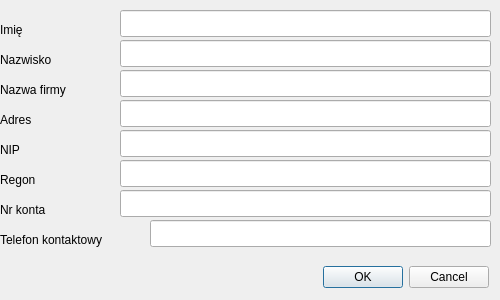
<?xml version="1.0" encoding="UTF-8"?>
<ui version="4.0">
 <class>Dodaj_Klienta</class>
 <widget class="QDialog" name="Dodaj_Klienta">
  <property name="geometry">
   <rect>
    <x>0</x>
    <y>0</y>
    <width>500</width>
    <height>300</height>
   </rect>
  </property>
  <property name="sizePolicy">
   <sizepolicy hsizetype="MinimumExpanding" vsizetype="MinimumExpanding">
    <horstretch>0</horstretch>
    <verstretch>0</verstretch>
   </sizepolicy>
  </property>
  <property name="minimumSize">
   <size>
    <width>500</width>
    <height>300</height>
   </size>
  </property>
  <property name="maximumSize">
   <size>
    <width>500</width>
    <height>300</height>
   </size>
  </property>
  <property name="windowTitle">
   <string>Dodaj klienta</string>
  </property>
  <property name="windowIcon">
   <iconset>
    <normaloff>ikonki/16x16/klienci.png</normaloff>ikonki/16x16/klienci.png</iconset>
  </property>
  <widget class="QLineEdit" name="Imie_lineEdit">
   <property name="geometry">
    <rect>
     <x>120</x>
     <y>10</y>
     <width>371</width>
     <height>27</height>
    </rect>
   </property>
  </widget>
  <widget class="QLineEdit" name="Nazwisko_lineedit">
   <property name="geometry">
    <rect>
     <x>120</x>
     <y>40</y>
     <width>371</width>
     <height>27</height>
    </rect>
   </property>
  </widget>
  <widget class="QLineEdit" name="Nazwa_Firmy_lineEdit">
   <property name="geometry">
    <rect>
     <x>120</x>
     <y>70</y>
     <width>371</width>
     <height>27</height>
    </rect>
   </property>
  </widget>
  <widget class="QLineEdit" name="Adres_lineEdit">
   <property name="geometry">
    <rect>
     <x>120</x>
     <y>100</y>
     <width>371</width>
     <height>27</height>
    </rect>
   </property>
  </widget>
  <widget class="QLineEdit" name="NIP_lineEdit">
   <property name="geometry">
    <rect>
     <x>120</x>
     <y>130</y>
     <width>371</width>
     <height>27</height>
    </rect>
   </property>
   <property name="alignment">
    <set>Qt::AlignLeading|Qt::AlignLeft|Qt::AlignVCenter</set>
   </property>
  </widget>
  <widget class="QLineEdit" name="Regon_lineEdit">
   <property name="geometry">
    <rect>
     <x>120</x>
     <y>160</y>
     <width>371</width>
     <height>27</height>
    </rect>
   </property>
  </widget>
  <widget class="QLineEdit" name="Nr_Konta_lineEdit">
   <property name="geometry">
    <rect>
     <x>120</x>
     <y>190</y>
     <width>371</width>
     <height>27</height>
    </rect>
   </property>
  </widget>
  <widget class="QLabel" name="Imie_label">
   <property name="geometry">
    <rect>
     <x>0</x>
     <y>20</y>
     <width>73</width>
     <height>19</height>
    </rect>
   </property>
   <property name="text">
    <string>Imię</string>
   </property>
  </widget>
  <widget class="QLabel" name="Nazwisko_label">
   <property name="geometry">
    <rect>
     <x>0</x>
     <y>50</y>
     <width>81</width>
     <height>19</height>
    </rect>
   </property>
   <property name="text">
    <string>Nazwisko</string>
   </property>
  </widget>
  <widget class="QLabel" name="Nazwa_Firmy_label">
   <property name="geometry">
    <rect>
     <x>0</x>
     <y>80</y>
     <width>101</width>
     <height>19</height>
    </rect>
   </property>
   <property name="text">
    <string>Nazwa firmy</string>
   </property>
  </widget>
  <widget class="QLabel" name="Adres_label">
   <property name="geometry">
    <rect>
     <x>0</x>
     <y>110</y>
     <width>121</width>
     <height>19</height>
    </rect>
   </property>
   <property name="text">
    <string>Adres</string>
   </property>
  </widget>
  <widget class="QLabel" name="NIP_label">
   <property name="geometry">
    <rect>
     <x>0</x>
     <y>140</y>
     <width>73</width>
     <height>19</height>
    </rect>
   </property>
   <property name="text">
    <string>NIP</string>
   </property>
  </widget>
  <widget class="QLabel" name="Regon_label">
   <property name="geometry">
    <rect>
     <x>0</x>
     <y>170</y>
     <width>73</width>
     <height>19</height>
    </rect>
   </property>
   <property name="text">
    <string>Regon</string>
   </property>
  </widget>
  <widget class="QLabel" name="Nr_Konta_label">
   <property name="geometry">
    <rect>
     <x>0</x>
     <y>200</y>
     <width>81</width>
     <height>19</height>
    </rect>
   </property>
   <property name="text">
    <string>Nr konta</string>
   </property>
  </widget>
  <widget class="QDialogButtonBox" name="buttonBox">
   <property name="geometry">
    <rect>
     <x>300</x>
     <y>260</y>
     <width>189</width>
     <height>34</height>
    </rect>
   </property>
   <property name="standardButtons">
    <set>QDialogButtonBox::Cancel|QDialogButtonBox::Ok</set>
   </property>
  </widget>
  <widget class="QLabel" name="telefon_kontaktowy_label">
   <property name="geometry">
    <rect>
     <x>0</x>
     <y>230</y>
     <width>151</width>
     <height>19</height>
    </rect>
   </property>
   <property name="text">
    <string>Telefon kontaktowy</string>
   </property>
  </widget>
  <widget class="QLineEdit" name="telefon_kontaktowy_lineEdit">
   <property name="geometry">
    <rect>
     <x>150</x>
     <y>220</y>
     <width>341</width>
     <height>27</height>
    </rect>
   </property>
  </widget>
 </widget>
 <tabstops>
  <tabstop>Imie_lineEdit</tabstop>
  <tabstop>Nazwisko_lineedit</tabstop>
  <tabstop>Nazwa_Firmy_lineEdit</tabstop>
  <tabstop>Adres_lineEdit</tabstop>
  <tabstop>NIP_lineEdit</tabstop>
  <tabstop>Regon_lineEdit</tabstop>
  <tabstop>Nr_Konta_lineEdit</tabstop>
  <tabstop>telefon_kontaktowy_lineEdit</tabstop>
  <tabstop>buttonBox</tabstop>
 </tabstops>
 <resources/>
 <connections/>
</ui>
